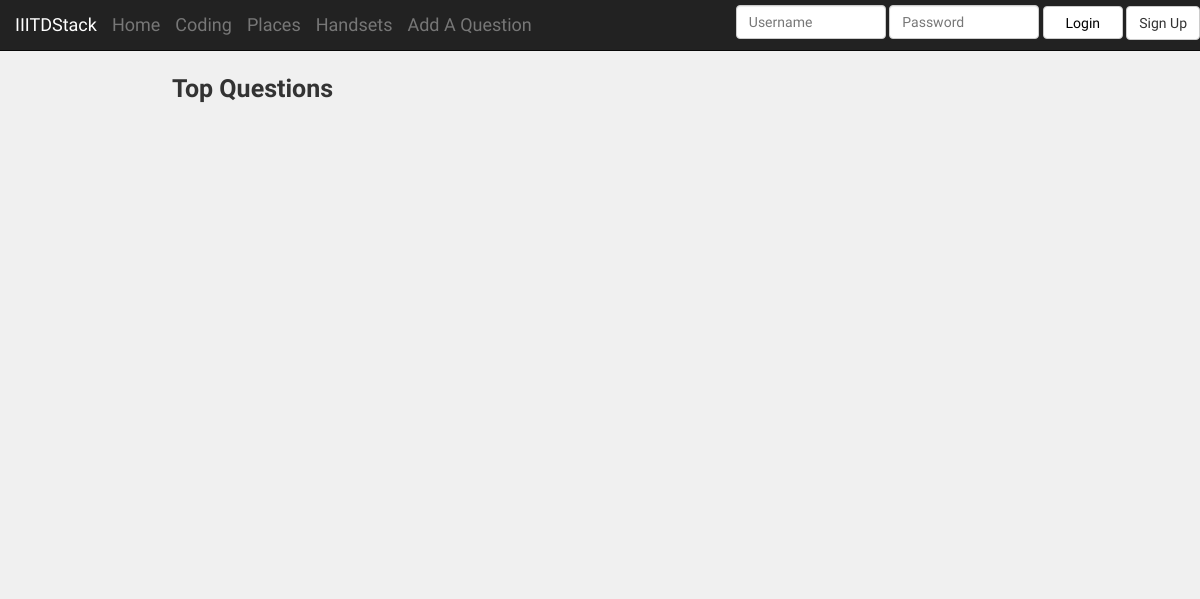
Before: /handsets with the older database file.
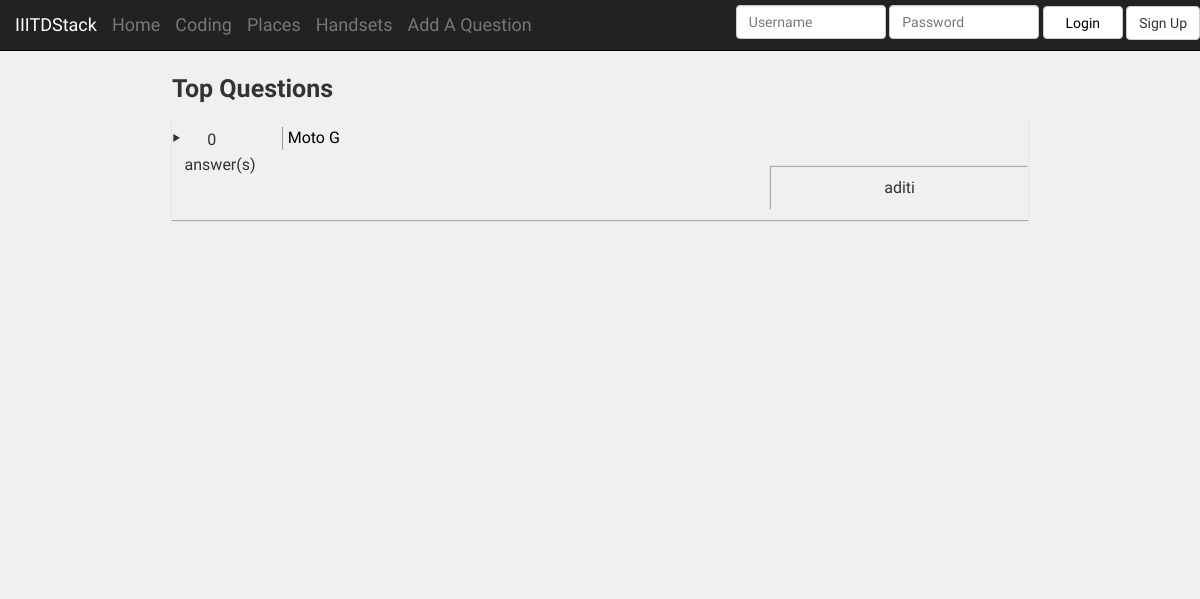
After: the same page with the newer database file.
### hacku/models.py (models this page shows, shortened)
class Question(models.Model) :
	name = models.CharField(max_length=200)
	heading = models.TextField()
	qText = models.TextField()
	pub_date = models.DateTimeField(auto_now=True)
	votes = models.IntegerField(default = 0)
	extra = models.TextField()
	extra1 = models.TextField()

### hacku/views.py (the view)
# urls.py: url(r'^handsets$', views.cat2, name='cat2'),
def cat2(request) :
	cat2_list=Question.objects.filter(extra="Handsets")
	context = { 'cat2_list':cat2_list}
	return render(request, 'handsets.html', context)

### hacku/templates/handsets.html (shortened to what this page needs)
{% load static %}
<!DOCTYPE html>
<html lang="en">
<head>
  <link href="{% static 'css/bootstrap.min.css' %}" rel="stylesheet">
  <link href="{% static 'css/styles.css' %}" rel="stylesheet">
</head>
<body>
<div id="top-nav" class="navbar navbar-inverse navbar-static-top">
  <div class="container-fluid">
    <div class="navbar-header">
      <a class="navbar-brand" href="#">IIITDStack</a>
      <a class="navbar-brand" href="/">Home</a>
     <a class="navbar-brand" href="/coding">Coding</a>
       <a class="navbar-brand" href="/places">Places</a>
       <a class="navbar-brand" href="/handsets">Handsets</a>
<a class="navbar-brand" href="/addQues">Add A Question</a>
    </div>
    <form id="upload_form" action="{% url 'index' %}" method="post">
            <ul class="nav navbar-nav navbar-right login_box">
                  {% if user.is_authenticated %}
                <a href="/abc" class="btn btn-default">Logout</a>
              {% else %}
              <input type="text" class="form-control" placeholder="Username" name="user1" id="user1">
              <input type="text" class="form-control" placeholder="Password" name="pass1" id="pass1">
              <button class="btn btn-default" type="submit" value="Login">Login</button>
              {% endif %}
              <a  href="/signup" class="btn btn-default">Sign Up</a>
            </ul>
  </form>
  </div>
</div>
<div class="container">
        <div class="header">
        <div class="theBody">
            <div class="category_head">Top Questions</div>
            {% if cat2_list %}
            <ul class="q_list">
            {% for ques in cat2_list %}
                <li>
                    <div class="ans_div"><span class="ans_count">{{ques.votes}}</span><span class="small_box_bottom_div">answer(s)</span>
                    </div>
                    <div class="question_area"><a href="/{{ ques.id }}/">{{ques.heading}}</a></div>
                    <div class="userName" style="text-align: center;
    box-shadow: -1px -1px 1px 0 #aaa;
    padding: 10px 5px;
    display: block;
    margin-left: 70%"><span>{{ques.name}}</span><br></div>
                </li>
                {% endfor %}
        </ul>
      {% else %}
          <p></p>
      {% endif %}
        </div>
    </div>
</body>
</html>

Changed rows visible on the page:
added Question: votes "0", heading "Moto G", name "aditi"
